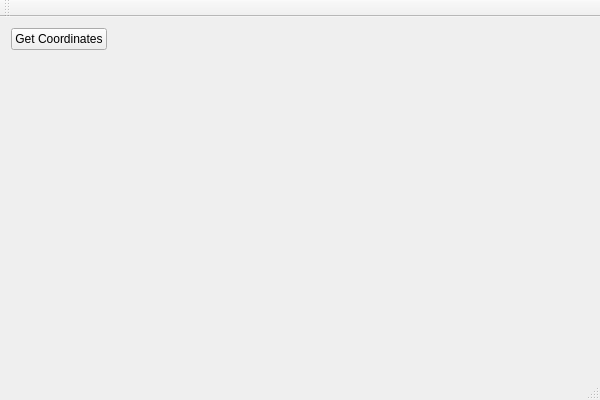
<?xml version="1.0" encoding="UTF-8"?>
<ui version="4.0">
 <class>QtGuiApplication1Window</class>
 <widget class="QMainWindow" name="QtGuiApplication1Window">
  <property name="geometry">
   <rect>
    <x>0</x>
    <y>0</y>
    <width>600</width>
    <height>400</height>
   </rect>
  </property>
  <property name="windowTitle">
   <string>QtGuiApplication1</string>
  </property>
  <widget class="QWidget" name="centralWidget">
   <layout class="QGridLayout" name="gridLayout">
    <item row="0" column="0">
     <layout class="QHBoxLayout" name="horizontalLayout">
      <item>
       <widget class="QPushButton" name="getCoordinatesPushButton">
        <property name="text">
         <string>Get Coordinates</string>
        </property>
        <property name="flat">
         <bool>false</bool>
        </property>
       </widget>
      </item>
      <item>
       <spacer name="horizontalSpacer">
        <property name="orientation">
         <enum>Qt::Horizontal</enum>
        </property>
        <property name="sizeHint" stdset="0">
         <size>
          <width>40</width>
          <height>20</height>
         </size>
        </property>
       </spacer>
      </item>
     </layout>
    </item>
    <item row="1" column="0">
     <spacer name="verticalSpacer">
      <property name="orientation">
       <enum>Qt::Vertical</enum>
      </property>
      <property name="sizeHint" stdset="0">
       <size>
        <width>20</width>
        <height>295</height>
       </size>
      </property>
     </spacer>
    </item>
   </layout>
  </widget>
  <widget class="QMenuBar" name="menuBar">
   <property name="geometry">
    <rect>
     <x>0</x>
     <y>0</y>
     <width>600</width>
     <height>21</height>
    </rect>
   </property>
  </widget>
  <widget class="QToolBar" name="mainToolBar">
   <attribute name="toolBarArea">
    <enum>TopToolBarArea</enum>
   </attribute>
   <attribute name="toolBarBreak">
    <bool>false</bool>
   </attribute>
  </widget>
  <widget class="QStatusBar" name="statusBar"/>
 </widget>
 <layoutdefault spacing="6" margin="11"/>
 <resources>
  <include location="qtguiapplication1.qrc"/>
 </resources>
 <connections/>
</ui>
